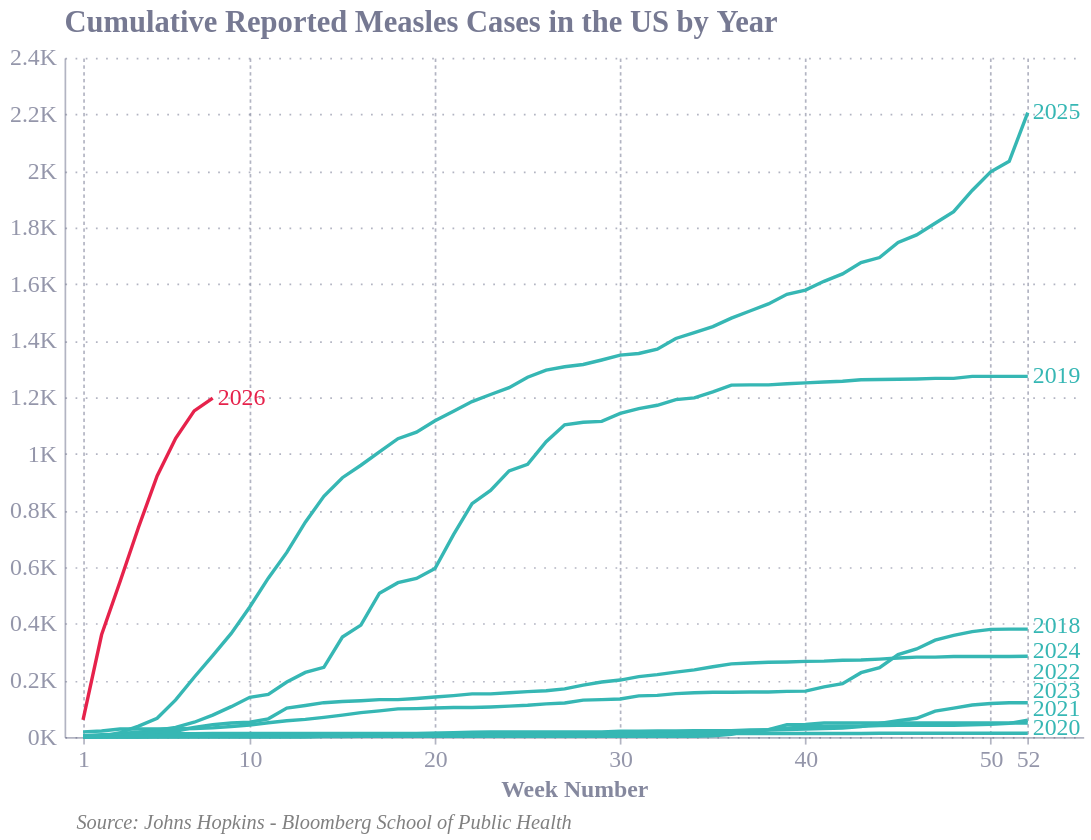

The notebook cell saved with this chart:
### Code cell
measles_long_2018_2025 = measles_long[measles_long['year'].isin(['2018', '2019', '2020', '2021', '2022', '2023', '2024', '2025'])]
measles_long_2026 = measles_long[(measles_long['year'] == '2026') & (~measles_long['cases'].isna())]

tooltip = [
    alt.Tooltip('year:N', title='Year'),
    alt.Tooltip('week_number:Q', title='Week'),
    alt.Tooltip('cases:Q', title='Cumulative Cases', format=','),
]

# Line chart - 2018-2025 in teal, 2026 in red
lines = alt.Chart(measles_long_2018_2025).mark_line().encode(
    x=alt.X('week_number:Q', scale=alt.Scale(domain=[1, 52]), axis=alt.Axis(title='Week Number', titleFontSize=14, labelFontSize=14, values=[1, 10, 20, 30, 40, 50, 52])),
    y=alt.Y('cases:Q', axis=alt.Axis(labelExpr='(datum.value / 1000) + "K"', labelFontSize=14)),
    detail='year:N',
    color=alt.value('#36b7b4'),
    tooltip=tooltip
)

line_2026 = alt.Chart(measles_long_2026).mark_line().encode(
    x='week_number:Q',
    y='cases:Q',
    color=alt.value('#e6224b'),
    tooltip=tooltip
)

# Create a DataFrame for label positions (last week for each year)
label_positions_2018_2025 = measles_long_2018_2025.loc[measles_long_2018_2025.groupby('year')['week_number'].idxmax()]
label_positions_2026 = measles_long_2026.loc[measles_long_2026.groupby('year')['week_number'].idxmax()]
label_positions = pd.concat([label_positions_2018_2025, label_positions_2026]).copy()

# --- Per-year label offsets (dx = horizontal, dy = vertical) ---
label_offsets = {
    '2018': {'dx': 3, 'dy': -2},
    '2019': {'dx': 3, 'dy': 0},
    '2020': {'dx': 3, 'dy': -3},
    '2021': {'dx': 3, 'dy': -8},
    '2022': {'dx': 3, 'dy': -18},
    '2023': {'dx': 3, 'dy': -17},
    '2024': {'dx': 3, 'dy': -3},
    '2025': {'dx': 3, 'dy': 0},
    '2026': {'dx': 3, 'dy': 0},
}

# Per-year label colours
label_colours = {
    '2026': '#e6224b',
}

# Build one text layer per year so each can have its own dx/dy offset
label_layers = []
for _, row in label_positions.iterrows():
    year = str(row['year'])
    offsets = label_offsets.get(year, {'dx': 3, 'dy': -3})
    colour = label_colours.get(year, '#36b7b4')
    label_layers.append(
        alt.Chart(pd.DataFrame([row])).mark_text(
            align='left', fontSize=14,
            dx=offsets['dx'], dy=offsets['dy']
        ).encode(
            x='week_number:Q',
            y='cases:Q',
            text=alt.Text('year:N'),
            color=alt.value(colour),
        )
    )

labels = alt.layer(*label_layers)

# Source note positioned at the bottom of the chart using pixel offset
source_note = alt.Chart(
    pd.DataFrame({'text': ['Source: Johns Hopkins - Bloomberg School of Public Health']})
).mark_text(align='left', fontSize=12, fontStyle='italic', color='gray').encode(
    x=alt.value(0),
    y=alt.value(450),
    text='text:N'
)

final_chart = (lines + line_2026 + labels + source_note).properties(
    title=alt.TitleParams(
        text='Cumulative Reported Measles Cases in the US by Year',
        fontSize=18,
    ),
    width=600,
    height=400
)

final_chart

### Figure 1 — Vega-Lite specification as saved in the notebook (floating-point values rounded to 4 significant figures; data arrays with more than 128 entries replaced by an {"elided": "..."} marker saying what was removed)
{"config": {"font": "Circular Std", "text": {"color": "#676A86", "align": "left", "baseline": "middle", "dx": 7, "dy": 0, "fontSize": 11}, "view": {"stroke": null, "continuousWidth": 400, "continuousHeight": 300, "discreteWidth": 400, "discreteHeight": 300}, "range": {"category": ["#36B7B4", "#E6224B", "#F4C245", "#0063AF", "#00A767", "#179FDB", "#EB5C2E"], "diverging": ["#E6224B", "#E54753", "#C9C9C9", "#179FDB", "#122B39"], "heatmap": ["#C9C9C9", "#179FDB", "#0063AF", "#122B39"], "ordinal": ["#00A767", "#36B7B4", "#179FDB", "#0063AF", "#243B5A"]}, "bar": {"color": "#179fdb"}, "line": {"color": "#e6224b"}, "rule": {"color": "#676A86"}, "area": {"opacity": 0.3}, "point": {"filled": true, "size": 80, "color": "#e6224b", "opacity": 0.95}, "geoshape": {"stroke": "white", "strokeWidth": 0.3}, "rect": {"fill": "#d6d4d4", "opacity": 0.3}, "axis": {"labelColor": "#676A86", "labelFontSize": 11, "labelFont": "Circular Std", "labelOpacity": 0.7, "tickColor": "#676A86", "tickOpacity": 0.5, "domainColor": "#676A86", "domainOpacity": 0.5, "gridColor": "#676A86", "gridDash": [2, 2], "gridOpacity": 0.5, "title": null, "titleColor": "#676A86", "titleOpacity": 0.8, "tickSize": 4}, "axisXDiscrete": {"grid": false, "labelAngle": 0, "tickCount": 10, "tickOpacity": 0.5, "title": null}, "axisYDiscrete": {"ticks": false, "labelPadding": 5}, "axisXTemporal": {"grid": false, "ticks": true}, "axisXQuantitative": {"grid": true}, "axisYQuantitative": {"gridColor": "#676A86", "gridDash": [1, 5], "gridOpacity": 0.5, "ticks": false, "labelPadding": 5, "tickCount": 8, "titleAngle": 0, "titleAlign": "left", "titleBaseline": "bottom", "titleX": 0, "titleY": -5}, "title": {"color": "#676A86E6", "subtitleColor": "#676A86", "font": "Circular Std", "subtitleFont": "Circular Std", "anchor": "start", "fontSize": 14, "subtitleFontSize": 12, "subtitlePadding": 4, "offset": 0, "frame": "group"}, "legend": {"titleColor": "#122b39", "title": null, "labelColor": "#122b39", "labelFontSize": 11}}, "layer": [{"data": {"name": "data-05faa20a97b35fc2036593c78c65b761"}, "mark": {"type": "line"}, "encoding": {"color": {"value": "#36b7b4"}, "detail": {"field": "year", "type": "nominal"}, "tooltip": [{"field": "year", "title": "Year", "type": "nominal"}, {"field": "week_number", "title": "Week", "type": "quantitative"}, {"field": "cases", "format": ",", "title": "Cumulative Cases", "type": "quantitative"}], "x": {"axis": {"labelFontSize": 14, "title": "Week Number", "titleFontSize": 14, "values": [1, 10, 20, 30, 40, 50, 52]}, "field": "week_number", "scale": {"domain": [1, 52]}, "type": "quantitative"}, "y": {"axis": {"labelExpr": "(datum.value / 1000) + \"K\"", "labelFontSize": 14}, "field": "cases", "type": "quantitative"}}}, {"data": {"name": "data-4c4cc3a2e232954ce8df69e610b8e6ae"}, "mark": {"type": "line"}, "encoding": {"color": {"value": "#e6224b"}, "tooltip": [{"field": "year", "title": "Year", "type": "nominal"}, {"field": "week_number", "title": "Week", "type": "quantitative"}, {"field": "cases", "format": ",", "title": "Cumulative Cases", "type": "quantitative"}], "x": {"field": "week_number", "type": "quantitative"}, "y": {"field": "cases", "type": "quantitative"}}}, {"layer": [{"data": {"name": "data-0aa28acce26f64fae4304a2f355f4ba5"}, "mark": {"type": "text", "align": "left", "dx": 3, "dy": -2, "fontSize": 14}, "encoding": {"color": {"value": "#36b7b4"}, "text": {"field": "year", "type": "nominal"}, "x": {"field": "week_number", "type": "quantitative"}, "y": {"field": "cases", "type": "quantitative"}}}, {"data": {"name": "data-da8305477b6410ec8414a0fbd02c2e2b"}, "mark": {"type": "text", "align": "left", "dx": 3, "dy": 0, "fontSize": 14}, "encoding": {"color": {"value": "#36b7b4"}, "text": {"field": "year", "type": "nominal"}, "x": {"field": "week_number", "type": "quantitative"}, "y": {"field": "cases", "type": "quantitative"}}}, {"data": {"name": "data-8573a0ec40f0ee78ac9c9964c43f30ab"}, "mark": {"type": "text", "align": "left", "dx": 3, "dy": -3, "fontSize": 14}, "encoding": {"color": {"value": "#36b7b4"}, "text": {"field": "year", "type": "nominal"}, "x": {"field": "week_number", "type": "quantitative"}, "y": {"field": "cases", "type": "quantitative"}}}, {"data": {"name": "data-d7047cb80b03497d76856f0fc991bf46"}, "mark": {"type": "text", "align": "left", "dx": 3, "dy": -8, "fontSize": 14}, "encoding": {"color": {"value": "#36b7b4"}, "text": {"field": "year", "type": "nominal"}, "x": {"field": "week_number", "type": "quantitative"}, "y": {"field": "cases", "type": "quantitative"}}}, {"data": {"name": "data-c8ce7ff98556bcf2dd6daafe9edb9e5f"}, "mark": {"type": "text", "align": "left", "dx": 3, "dy": -18, "fontSize": 14}, "encoding": {"color": {"value": "#36b7b4"}, "text": {"field": "year", "type": "nominal"}, "x": {"field": "week_number", "type": "quantitative"}, "y": {"field": "cases", "type": "quantitative"}}}, {"data": {"name": "data-54105d3ca1fe0d7f2353915fcab420d6"}, "mark": {"type": "text", "align": "left", "dx": 3, "dy": -17, "fontSize": 14}, "encoding": {"color": {"value": "#36b7b4"}, "text": {"field": "year", "type": "nominal"}, "x": {"field": "week_number", "type": "quantitative"}, "y": {"field": "cases", "type": "quantitative"}}}, {"data": {"name": "data-d1d46acc5dfe7ed7163142e35186d8c8"}, "mark": {"type": "text", "align": "left", "dx": 3, "dy": -3, "fontSize": 14}, "encoding": {"color": {"value": "#36b7b4"}, "text": {"field": "year", "type": "nominal"}, "x": {"field": "week_number", "type": "quantitative"}, "y": {"field": "cases", "type": "quantitative"}}}, {"data": {"name": "data-afc10aa1f5562b57776f5a3288b4b4e0"}, "mark": {"type": "text", "align": "left", "dx": 3, "dy": 0, "fontSize": 14}, "encoding": {"color": {"value": "#36b7b4"}, "text": {"field": "year", "type": "nominal"}, "x": {"field": "week_number", "type": "quantitative"}, "y": {"field": "cases", "type": "quantitative"}}}, {"data": {"name": "data-77867b3c8ac6d07a410180695c43f047"}, "mark": {"type": "text", "align": "left", "dx": 3, "dy": 0, "fontSize": 14}, "encoding": {"color": {"value": "#e6224b"}, "text": {"field": "year", "type": "nominal"}, "x": {"field": "week_number", "type": "quantitative"}, "y": {"field": "cases", "type": "quantitative"}}}]}, {"data": {"name": "data-9d550658aea6871ecc02a78c0df66de9"}, "mark": {"type": "text", "align": "left", "color": "gray", "fontSize": 12, "fontStyle": "italic"}, "encoding": {"text": {"field": "text", "type": "nominal"}, "x": {"value": 0}, "y": {"value": 450}}}], "height": 400, "title": {"text": "Cumulative Reported Measles Cases in the US by Year", "fontSize": 18}, "width": 600, "$schema": "https://vega.github.io/schema/vega-lite/v5.20.1.json", "datasets": {"data-05faa20a97b35fc2036593c78c65b761": {"elided": "416 records"}, "data-4c4cc3a2e232954ce8df69e610b8e6ae": [{"week_number": 1, "year": "2026", "cases": 60.0}, {"week_number": 2, "year": "2026", "cases": 361.0}, {"week_number": 3, "year": "2026", "cases": 549.0}, {"week_number": 4, "year": "2026", "cases": 742.0}, {"week_number": 5, "year": "2026", "cases": 922.0}, {"week_number": 6, "year": "2026", "cases": 1055.0}, {"week_number": 7, "year": "2026", "cases": 1152.0}, {"week_number": 8, "year": "2026", "cases": 1197.0}], "data-0aa28acce26f64fae4304a2f355f4ba5": [{"week_number": 52, "year": "2018", "cases": 381.0}], "data-da8305477b6410ec8414a0fbd02c2e2b": [{"week_number": 52, "year": "2019", "cases": 1274.0}], "data-8573a0ec40f0ee78ac9c9964c43f30ab": [{"week_number": 52, "year": "2020", "cases": 13.0}], "data-d7047cb80b03497d76856f0fc991bf46": [{"week_number": 52, "year": "2021", "cases": 49.0}], "data-c8ce7ff98556bcf2dd6daafe9edb9e5f": [{"week_number": 52, "year": "2022", "cases": 121.0}], "data-54105d3ca1fe0d7f2353915fcab420d6": [{"week_number": 52, "year": "2023", "cases": 59.0}], "data-d1d46acc5dfe7ed7163142e35186d8c8": [{"week_number": 52, "year": "2024", "cases": 285.0}], "data-afc10aa1f5562b57776f5a3288b4b4e0": [{"week_number": 52, "year": "2025", "cases": 2206.0}], "data-77867b3c8ac6d07a410180695c43f047": [{"week_number": 8, "year": "2026", "cases": 1197.0}], "data-9d550658aea6871ecc02a78c0df66de9": [{"text": "Source: Johns Hopkins - Bloomberg School of Public Health"}]}}
